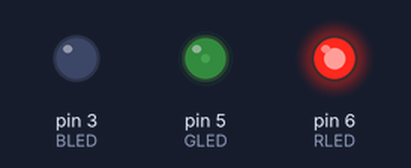
The sketch below on a simulated Arduino Uno, built with avr-gcc and run on an emulated ATmega328P. On the bench: output pins drawn as LEDs (lit = HIGH).

Above: at 0.1 s.
Timing chart, 0 to 1.6 s (numbered marks = the images above):
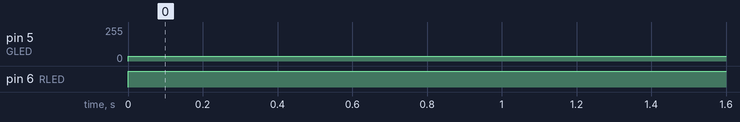

Measured:
- by itself, pin 5 (GLED): 0/255 → 35/255 at 0.00 s
- by itself, pin 6 (RLED): LOW → HIGH at 0.00 s

The sketch:

lab1pt3.ino
```cpp
const int RLED = 6;
const int GLED = 5;
const int BLED = 3;


void setup() {
  pinMode(RLED,OUTPUT);
  pinMode(GLED,OUTPUT);
  pinMode(BLED,OUTPUT);
}

void loop() {
  int RB = 255;
  int GB = 35;
  int BB = 0;

  analogWrite(RLED,RB);
  analogWrite(GLED,GB);
  analogWrite(BLED,BB);

}
```
